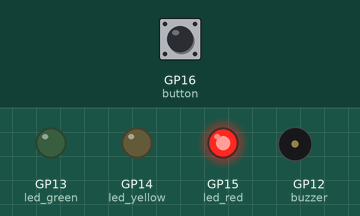
A program run on a simulated Raspberry Pi Pico running MicroPython. Shown: output pins drawn as LEDs (lit = HIGH), buzzer (waves = sounding, pin HIGH). The test bench sets the inputs (shaded band); at power-on: GP16 (button) LOW. Threads take turns every 2 ms.

Above: at 1.2 s.
1.3 s: GP16 (button) pulled HIGH for 0.15 s
At 8.0 s:
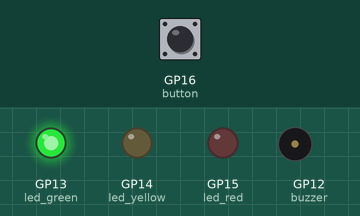
At 13.0 s:
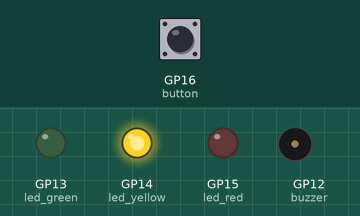
Timing chart, 0 to 29.5 s (numbered marks = the images above; inputs shaded):
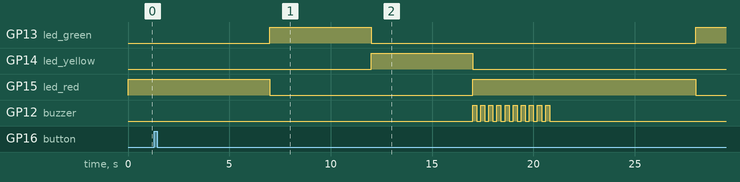

The program:

Traffic_Lights.py
```python
import machine
import utime
import _thread

#assign pins
led_red = machine.Pin(15, machine.Pin.OUT)
led_yellow = machine.Pin(14, machine.Pin.OUT)
led_green = machine.Pin(13, machine.Pin.OUT)
button = machine.Pin(16, machine.Pin.IN, machine.Pin.PULL_DOWN)
buzzer = machine.Pin(12, machine.Pin.OUT)

global button_pressed
button_pressed = False

def button_reader_thread():
    global button_pressed
    while True:
        if button.value() == 1:
            button_pressed = True
        utime.sleep(0.01)
#run button checking thread
_thread.start_new_thread(button_reader_thread, ())


def traffic_pattern():
    #traffic light pattern
    led_red.value(1)
    utime.sleep(5)
    #led_yellow.value(1)
    utime.sleep(2)
    led_red.value(0)
    led_yellow.value(0)
    led_green.value(1)
    utime.sleep(5)
    led_green.value(0)
    led_yellow.value(1)
    utime.sleep(5)
    led_yellow.value(0)

while True:
    if button_pressed == True:
        led_red.value(1)
        for n in range(10):
            buzzer.value(1)
            utime.sleep(.2)
            buzzer.value(0)
            utime.sleep(0.2)
        global button_pressed
        button_pressed = False
    traffic_pattern()
```

Measured:
- after the input at 1.3 s, GP14 (led_yellow): goes on until 17.0 s, then stays LOW; GP12 (buzzer): alternates HIGH for 0.20 s and LOW for 0.20 s, 20 changes in all, then stays LOW, starting after 15.7 s
